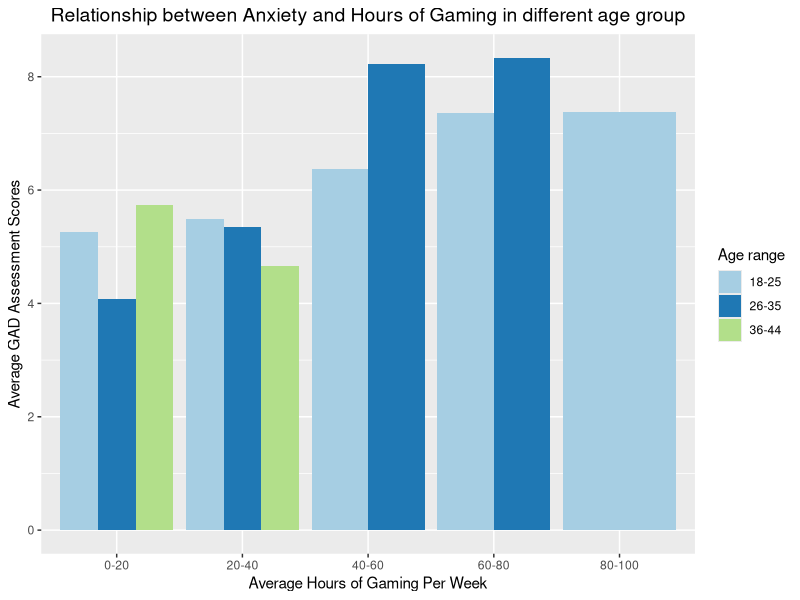
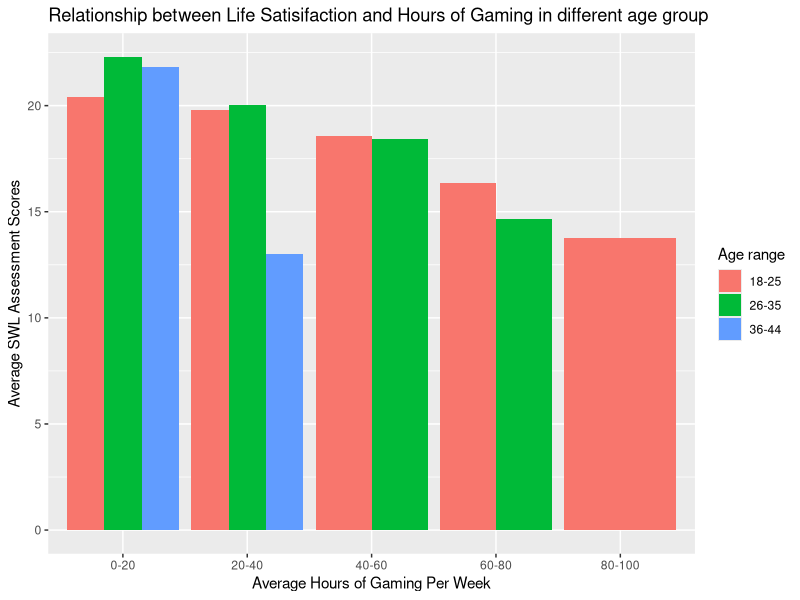
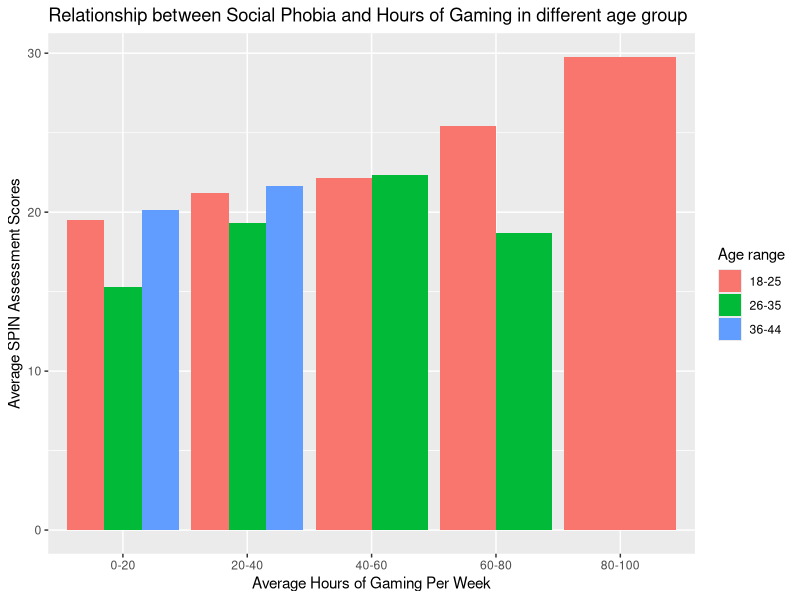
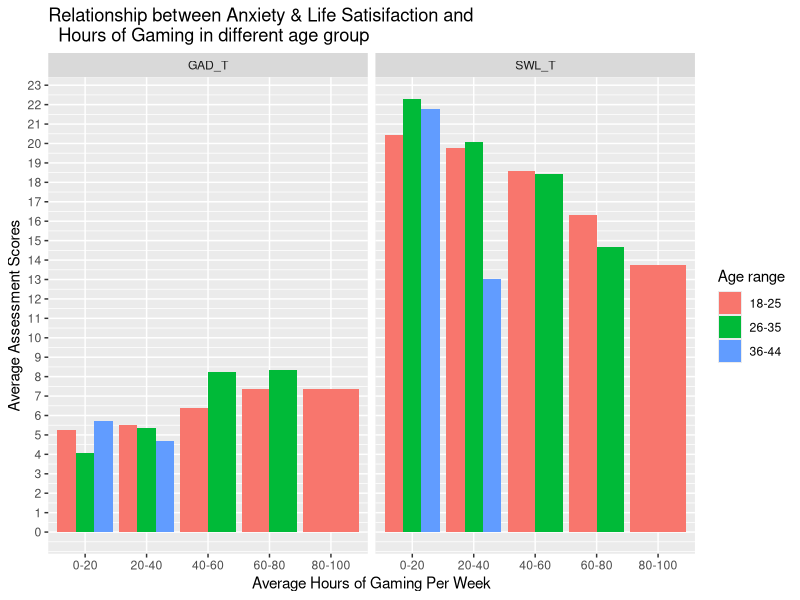

The R source for these figures, in order:
library(tidyverse)
library(dplyr)
library(ggplot2)
library(RColorBrewer)
#library("ggsci")
#install.packages("ggsci")

#Load data
game <- read.csv("../data/GamingStudy_filtered.csv", stringsAsFactors = FALSE)
mydf <- select(game, GAD_T, SWL_T, SPIN_T, Hours, Age)

#Change Age into groups
mydf<- mydf %>% drop_na()
mydf_grouped <- mydf %>% mutate(age = case_when(Age>=18 & Age<=25 ~ "18-25",
                                          Age>=26 & Age<=35 ~ "26-35",
                                          Age>=36 & Age<=44 ~ "36-44"
                                          ))
# Change Hours into groups
mydf_grouped <- mydf_grouped %>%
  mutate(hours = case_when(Hours>=0 & Hours<=20 ~ "0-20",
                                              Hours>=20 & Hours<=40 ~ "20-40",
                                              Hours>=40 & Hours<=60 ~ "40-60",
                                              Hours>=60 & Hours<=80 ~ "60-80",
                                              Hours>=80 & Hours<=100 ~ "80-100"
                                              ))
# Drop NA values in hours group
mydf_grouped <- mydf_grouped %>% drop_na()

unique(game$Playstyle)

# GAD graph
ggplot(data = mydf_grouped, aes(x = hours, y = GAD_T, fill = age)) +
  geom_bar(stat = "summary",
           fun = "mean",
           position = "dodge") +
  labs(title = "Relationship between Anxiety and Hours of Gaming in different age group",
       x = "Average Hours of Gaming Per Week",
       y = "Average GAD Assessment Scores",
       fill = "Age range") + 
  theme(plot.title = element_text(hjust = 0.5, size =14)) +
  scale_fill_brewer(palette = "Paired")
  # scale_fill_jco()
  #scale_fill_manual(values = c("#C3D7A4", "#4E84C4", "#FFDB6D"))

#SWL graph
ggplot(data = mydf_grouped, aes(x = hours, y = SWL_T, fill = age)) +
  geom_bar(stat = "summary",
           fun = "mean",
           position = "dodge") +
  labs(title = "Relationship between Life Satisifaction and Hours of Gaming in different age group",
       x = "Average Hours of Gaming Per Week",
       y = "Average SWL Assessment Scores",
       fill = "Age range")

#SPIN graph
ggplot(data = mydf_grouped, aes(x = hours, y = SPIN_T, fill = age)) +
  geom_bar(stat = "summary",
           fun = "mean",
           position = "dodge") +
  labs(title = "Relationship between Social Phobia and Hours of Gaming in different age group",
       x = "Average Hours of Gaming Per Week",
       y = "Average SPIN Assessment Scores",
       fill = "Age range")

#Plot bar chart of DAG and SWL scores by the hours of gaming per week,
#Grouped by three age groups
longer_data <- mydf_grouped %>%
  pivot_longer(GAD_T:SWL_T, names_to = "criteria", values_to = "scores") %>%
  ggplot(aes(x = hours, y = scores, fill = age)) +
  geom_bar(stat = "summary",
           fun = "mean",
           position = 'dodge') +
  facet_wrap(vars(criteria), ncol = 3) +
  labs(title = "Relationship between Anxiety & Life Satisifaction and
  Hours of Gaming in different age group",
       x = "Average Hours of Gaming Per Week",
       y = "Average Assessment Scores",
       fill = "Age range") +
  scale_y_continuous(breaks = round(seq(min(mydf_grouped$GAD_T),
                                      max(mydf_grouped$SWL_T),
                                      by = 1), 1))
print(longer_data)
